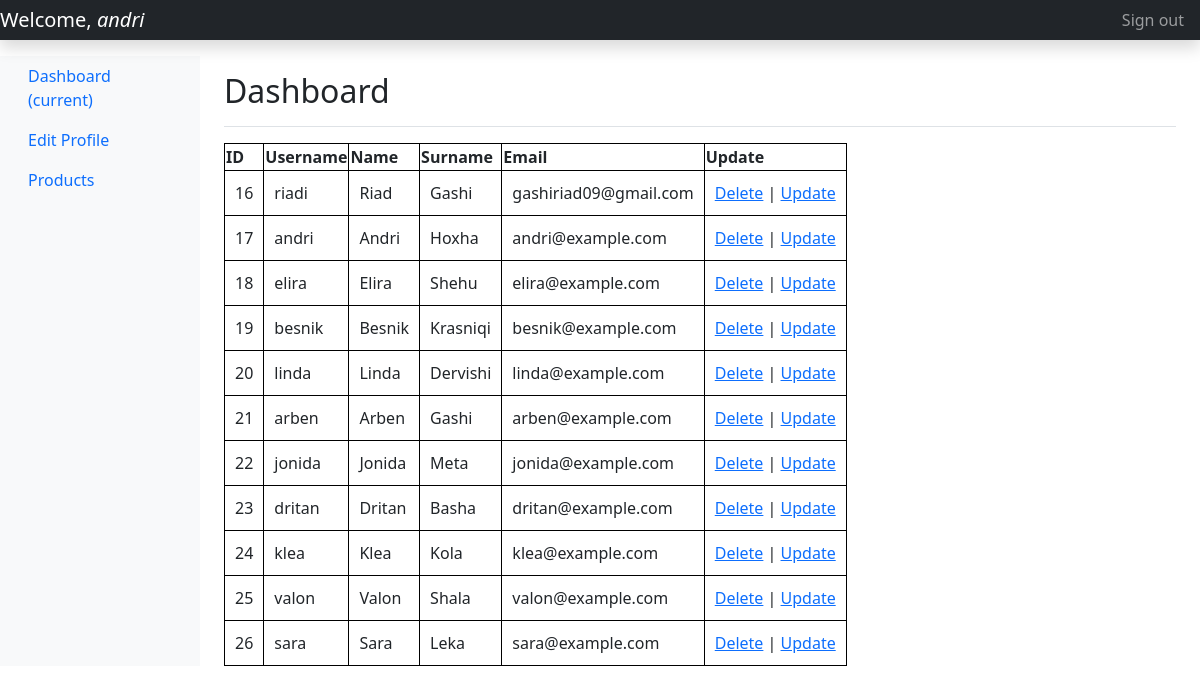
Screenshot of /dashboard.php (signed in) with the database file from the repository.
### tables this page shows
CREATE TABLE `users` (
  `id` int(100) NOT NULL,
  `name` varchar(255) NOT NULL,
  `surname` varchar(255) NOT NULL,
  `username` varchar(255) NOT NULL,
  `email` varchar(255) NOT NULL,
  `password` varchar(255) NOT NULL
);

### dashboard.php (the view, shortened to what this page needs)
<?php
   include_once('include/config.php');
  $sql = "SELECT * FROM users";
  $selectUsers = $conn->prepare($sql);
  $selectUsers->execute();
  $users = $selectUsers->fetchAll();
?>
<?php include("include/header.php"); ?>
<nav class="navbar navbar-dark fixed-top bg-dark flex-md-nowrap p-0 shadow">
  <a class="navbar-brand col-sm-3 col-md-2 mr-0" href="#">Welcome, <i> <?php echo htmlspecialchars($_SESSION['username']); ?> </i></a>
  <ul class="navbar-nav px-3">
    <li class="nav-item text-nowrap">
      <a class="nav-link" href="logic/logout.php">Sign out</a>
    </li>
  </ul>
</nav>
<div class="container-fluid">
  <div class="row">
    <nav class="col-md-2 d-none d-md-block bg-light sidebar">
      <div class="sidebar-sticky">
        <ul class="nav flex-column">
          <li class="nav-item">
            <a class="nav-link active" href="dashboard.php">
              Dashboard <span class="sr-only">(current)</span>
            </a>
          </li>
          <li class="nav-item">
            <a class="nav-link" href="profile.php?id=<?= isset($_SESSION['user_id']) ? htmlspecialchars($_SESSION['user_id']) : '' ?>">
              Edit Profile
            </a>
          </li>
          <li class="nav-item">
            <a class="nav-link" href="profile.php?id=<?= isset($_SESSION['user_id']) ? htmlspecialchars($_SESSION['user_id']) : '' ?>">
              Products
            </a>
          </li>
        </ul>
      </div>
    </nav>
    <main role="main" class="col-md-9 ml-sm-auto col-lg-10 px-4">
      <div class="d-flex justify-content-between flex-wrap flex-md-nowrap align-items-center pt-3 pb-2 mb-3 border-bottom">
        <h1 class="h2">Dashboard</h1>
      </div>
      <div>
        <table>
          <thead>
            <tr>
              <th>ID</th>
              <th>Username</th>
              <th>Name</th>
              <th>Surname</th>
              <th>Email</th>
              <th>Update</th>
            </tr>
          </thead>
          <tbody>
            <?php foreach ($users as $user): ?>
            <tr>
              <td><?= htmlspecialchars($user['id']) ?></td>
              <td><?= htmlspecialchars($user['username']) ?></td>
              <td><?= htmlspecialchars($user['name']) ?></td>
              <td><?= htmlspecialchars($user['surname']) ?></td>
              <td><?= htmlspecialchars($user['email']) ?></td>
              <td>
                <a href='logic/delete.php?id=<?= $user['id'] ?>' onclick="return confirm('Are you sure?')">Delete</a> |
                <a href='profile.php?id=<?= $user['id'] ?>'>Update</a>
              </td>
            </tr>
            <?php endforeach; ?>
          </tbody>
        </table>
      </div>
    </main>
  </div>
</div>
<?php include("include/footer.php"); ?>

### dashboard.php (style rules this page uses)
body { padding-top: 56px; }
table { border: 1px solid black; border-collapse: collapse; }
tr,td,th { border: 1px solid black; }
td { padding: 10px; }

### rows the page displays
users: id "16", username "riadi", name "Riad", surname "Gashi", email "gashiriad09@gmail.com"
users: id "17", username "andri", name "Andri", surname "Hoxha", email "andri@example.com"
users: id "18", username "elira", name "Elira", surname "Shehu", email "elira@example.com"
users: id "19", username "besnik", name "Besnik", surname "Krasniqi", email "besnik@example.com"
users: id "20", username "linda", name "Linda", surname "Dervishi", email "linda@example.com"
users: id "21", username "arben", name "Arben", surname "Gashi", email "arben@example.com"
users: id "22", username "jonida", name "Jonida", surname "Meta", email "jonida@example.com"
users: id "23", username "dritan", name "Dritan", surname "Basha", email "dritan@example.com"
users: id "24", username "klea", name "Klea", surname "Kola", email "klea@example.com"
users: id "25", username "valon", name "Valon", surname "Shala", email "valon@example.com"
users: id "26", username "sara", name "Sara", surname "Leka", email "sara@example.com"

### other values shown
$_SESSION['username'] "andri"
